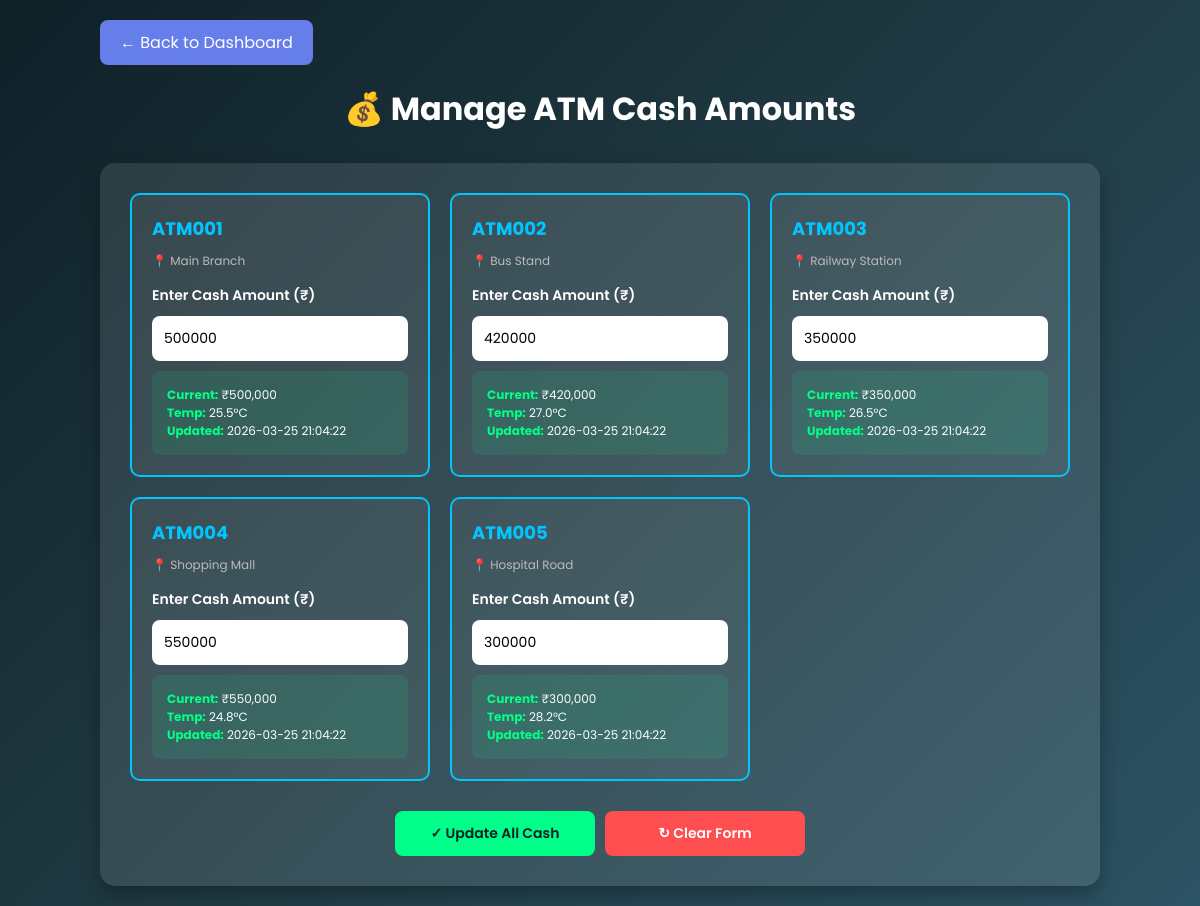
/manage-cash (signed in), run on the app's committed database.
### tables this page shows
CREATE TABLE atm (
        atm_id TEXT PRIMARY KEY,
        location TEXT,
        cash INTEGER,
        temperature REAL,
        vibration INTEGER,
        last_update TEXT
    );

### bank_server.py (the view, shortened to what this page needs)
@app.route("/manage-cash", methods=["GET", "POST"])
def manage_cash():
    if not session.get("logged_in"):
        return redirect("/login")
    message = ""
    conn = sqlite3.connect(DATABASE)
    cur = conn.cursor()
    cur.execute("SELECT * FROM atm ORDER BY atm_id")
    atms = cur.fetchall()
    conn.close()
    return render_template("manage_cash.html", atms=atms, message=message)

### templates/manage_cash.html (shortened to what this page needs)
<!DOCTYPE html>
<html lang="en">
<head>
</head>
<body>
<div class="container">
    <a href="/" class="back-btn">← Back to Dashboard</a>
    <h1>💰 Manage ATM Cash Amounts</h1>
    <div class="form-container">
        <form method="POST">
            <div class="form-grid">
                {% for atm in atms %}
                <div class="form-group">
                    <div class="atm-id">{{ atm[0] }}</div>
                    <div class="location">📍 {{ atm[1] }}</div>
                    <label for="cash_{{ atm[0] }}">Enter Cash Amount (₹)</label>
                    <input
                        type="number"
                        id="cash_{{ atm[0] }}"
                        name="cash_{{ atm[0] }}"
                        value="{{ atm[2] }}"
                        min="0"
                        step="1000"
                        placeholder="Enter amount"
                        required
                    >
                    <div class="current-values">
                        <strong>Current:</strong> ₹{{ "{:,}".format(atm[2]) }}<br>
                        <strong>Temp:</strong> {{ atm[3] }}°C<br>
                        <strong>Updated:</strong> {{ atm[5] }}
                    </div>
                </div>
                {% endfor %}
            </div>
            <div class="button-group">
                <button type="submit" class="btn btn-submit">✓ Update All Cash</button>
                <button type="reset" class="btn btn-reset">↻ Clear Form</button>
            </div>
        </form>
    </div>
</div>
</body>
</html>

### templates/manage_cash.html (style rules this page uses)
* { margin: 0; padding: 0; box-sizing: border-box; font-family: 'Poppins', sans-serif; }
body { background: linear-gradient(135deg, #0f2027, #203a43, #2c5364); color: white; min-height: 100vh; padding: 20px; }
.container { max-width: 1000px; margin: 0 auto; }
h1 { text-align: center; margin-bottom: 30px; font-size: 32px; }
.back-btn { display: inline-block; background: #667eea; color: white; padding: 10px 20px; text-decoration: none; border-radius: 8px; margin-bottom: 20px; }
.form-container { background: rgba(255,255,255,0.1); padding: 30px; border-radius: 15px; box-shadow: 0 8px 20px rgba(0,0,0,0.3); }
.form-grid { display: grid; grid-template-columns: repeat(auto-fit, minmax(280px, 1fr)); gap: 20px; margin-bottom: 30px; }
.form-group { background: rgba(255,255,255,0.05); padding: 20px; border-radius: 10px; border: 2px solid #00c6ff; }
.form-group label { display: block; margin-bottom: 10px; font-weight: 600; font-size: 14px; }
.form-group .atm-id { color: #00c6ff; font-size: 18px; font-weight: 700; margin-bottom: 10px; }
.form-group .location { color: #bbb; font-size: 12px; margin-bottom: 15px; }
.form-group input { width: 100%; padding: 12px; border: none; border-radius: 8px; font-size: 14px; outline: none; }
.button-group { display: flex; gap: 10px; justify-content: center; }
.btn { padding: 12px 30px; border: none; border-radius: 8px; font-weight: 600; cursor: pointer; transition: 0.3s; font-size: 14px; }
.btn-submit { background: #00ff88; color: #0f2027; flex: 1; max-width: 200px; }
.btn-reset { background: #ff4e50; color: white; flex: 1; max-width: 200px; }
.current-values { background: rgba(0, 255, 136, 0.1); padding: 15px; border-radius: 8px; margin-top: 10px; font-size: 12px; }
.current-values strong { color: #00ff88; }

### data on the page
atm: atm_id "ATM001", location "Main Branch", cash "500000", cash "500,000", temperature "25.5", last_update "2026-03-25 21:04:22"
atm: atm_id "ATM002", location "Bus Stand", cash "420000", cash "420,000", temperature "27.0", last_update "2026-03-25 21:04:22"
atm: atm_id "ATM003", location "Railway Station", cash "350000", cash "350,000", temperature "26.5", last_update "2026-03-25 21:04:22"
atm: atm_id "ATM004", location "Shopping Mall", cash "550000", cash "550,000", temperature "24.8", last_update "2026-03-25 21:04:22"
atm: atm_id "ATM005", location "Hospital Road", cash "300000", cash "300,000", temperature "28.2", last_update "2026-03-25 21:04:22"
